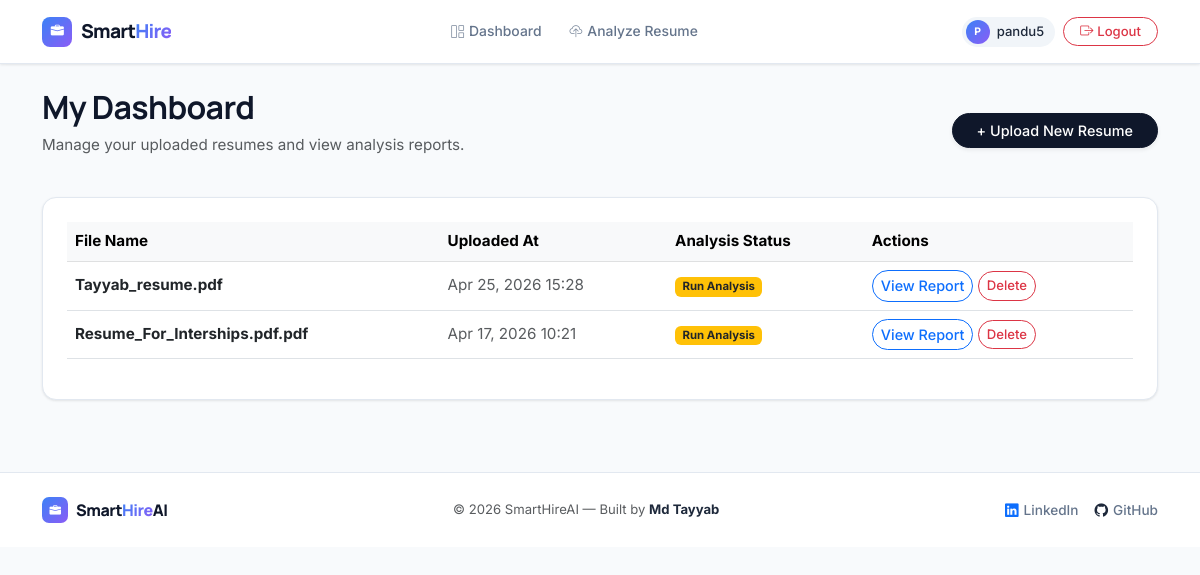
The page /resume/dashboard/ (signed in) on the database as committed earlier.
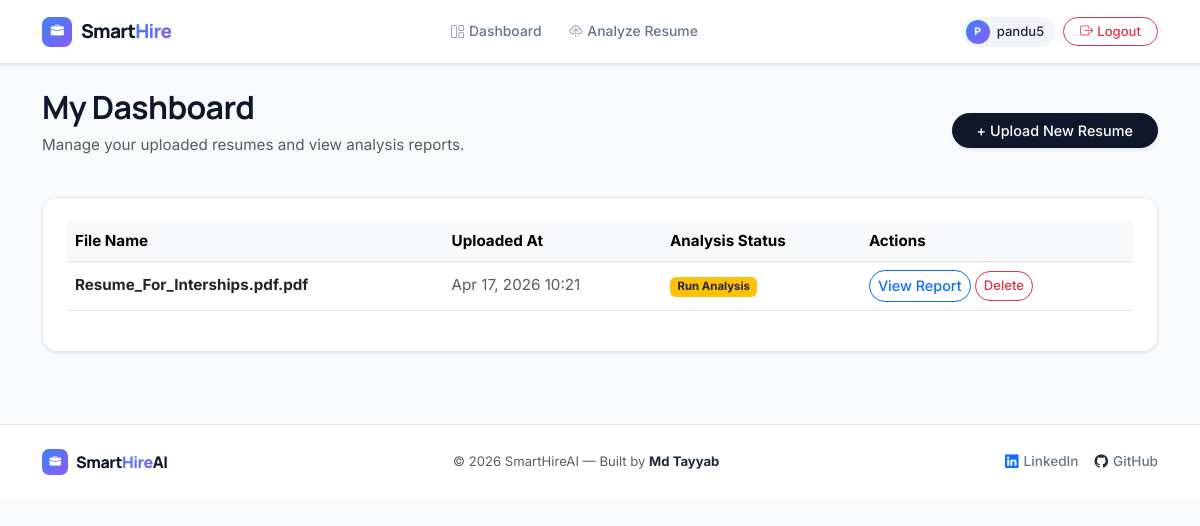
The same page on the database as committed later.
### resume/models.py (models this page shows, shortened)
class Resume(models.Model):
    user = models.ForeignKey(User, on_delete=models.CASCADE)
    file = models.FileField(upload_to='resumes/')
    uploaded_at = models.DateTimeField(auto_now_add=True)

### resume/views.py (the view)
# urls.py: path('dashboard/', views.dashboard, name='dashboard'),
@login_required
def dashboard(request):
    resumes = Resume.objects.filter(user=request.user).order_by('-uploaded_at')
    context = {
        'resumes': resumes
    }
    return render(request, 'resume/dashboard.html', context)

### templates/resume/dashboard.html (shortened to what this page needs)
{% extends 'base.html' %}
{% block content %}
<div class="row mb-4 align-items-center">
    <div class="col-md-8">
        <h2 class="fw-bold">My Dashboard</h2>
        <p class="text-muted">Manage your uploaded resumes and view analysis reports.</p>
    </div>
    <div class="col-md-4 text-md-end">
        <a href="{% url 'upload_resume' %}" class="btn btn-primary rounded-pill px-4 shadow-sm">+ Upload New Resume</a>
    </div>
</div>
<div class="row">
    <div class="col-12">
        <div class="card card-custom p-4">
            {% if resumes %}
                <div class="table-responsive">
                    <table class="table table-hover align-middle">
                        <thead class="table-light">
                            <tr>
                                <th>File Name</th>
                                <th>Uploaded At</th>
                                <th>Analysis Status</th>
                                <th>Actions</th>
                            </tr>
                        </thead>
                        <tbody>
                            {% for resume in resumes %}
                            <tr>
                                <td>
                                    <strong>{{ resume.file.name|slice:"8:" }}</strong>
                                </td>
                                <td class="text-muted">{{ resume.uploaded_at|date:"M d, Y H:i" }}</td>
                                <td>
                                    {% if hasattr %}
                                        <span class="badge bg-success">Analyzed</span>
                                    {% else %}
                                        <a href="{% url 'analyze_resume' resume.id %}" class="badge bg-warning text-dark text-decoration-none">Run Analysis</a>
                                    {% endif %}
                                </td>
                                <td>
                                    <a href="{% url 'analyze_resume' resume.id %}" class="btn btn-sm btn-outline-primary rounded-pill">View Report</a>
                                    <a href="{% url 'delete_resume' resume.id %}" class="btn btn-sm btn-outline-danger rounded-pill" onclick="return confirm('Are you sure you want to delete this resume?')">Delete</a>
                                </td>
                            </tr>
                            {% endfor %}
                        </tbody>
                    </table>
                </div>
            {% endif %}
        </div>
    </div>
</div>
{% endblock %}

Rows that differ between the two databases and show on the page:
removed Resume: file.name "Tayyab_resume.pdf", uploaded_at "Apr 25, 2026 15:28"
